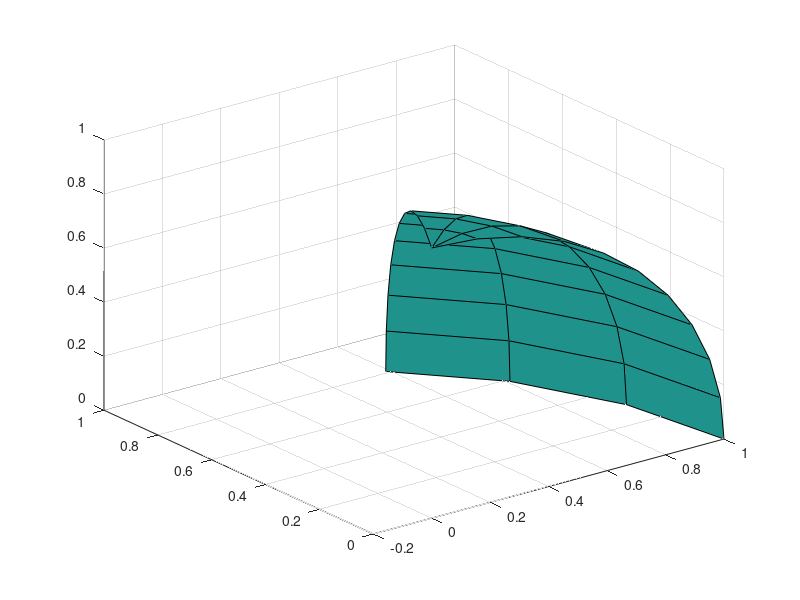

Reproduce this figure in MATLAB.
function drawsphere1(loc,c,r,n,alpha)
h=sqrt(8/3); s=sind(60); e=1e-8;
if nargin<1; loc=[0 0 0]; end
if nargin<2; c=0;         end
if nargin<3; r=1;         end
if nargin<4; n=20;        end
if nargin<5, alpha=1;     end
[X,Y,Z]=sphere(n); 
X=loc(1)+r*X,Y=loc(2)+r*Y,Z=loc(3)+r*Z
X1 = X; Y1 = Y; Z1 = Z;
X1(Z < 0) = NaN;
Y1(Z < 0) = NaN;
Z1(Z < 0) = NaN;
X1(Z > h) = NaN;
Y1(Z > h) = NaN;
Z1(Z > h) = NaN;
X1(Y < 0) = NaN;
Y1(Y < 0) = NaN;
Z1(Y < 0) = NaN;
X1(Y > s) = NaN;
Y1(Y > s) = NaN;
Z1(Y > s) = NaN;
X1(X/.5-Y/s < -e) = NaN;
Y1(X/.5-Y/s < -e) = NaN;
Z1(X/.5-Y/s < -e) = NaN;
X1(X/.5-Y/s > 2+e) = NaN;
Y1(X/.5-Y/s > 2+e) = NaN;
Z1(X/.5-Y/s > 2+e) = NaN;
surf(X1,Y1,Z1,ones(size(X))*c,'FaceAlpha',alpha);
